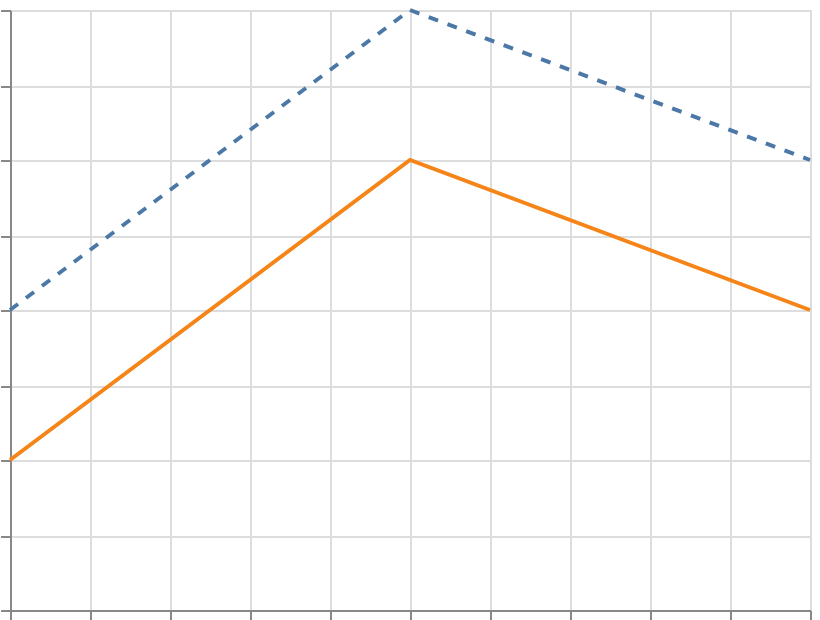

The specification (Vega-Lite) saved for this image:
### Vega-Lite specification from a JSON file in a GitHub repository (floating-point values rounded to 4 significant figures)
{"$schema": "https://vega.github.io/schema/vega-lite/v6.json", "width": 400, "height": 300, "padding": 5, "autosize": "none", "data": {"name": "table", "values": [{"x": 1, "y": 2, "cat": "A", "above": true}, {"x": 2, "y": 4, "cat": "A", "above": true}, {"x": 3, "y": 3, "cat": "A", "above": false}, {"x": 1, "y": 1, "cat": "B", "above": false}, {"x": 2, "y": 3, "cat": "B", "above": true}, {"x": 3, "y": 2, "cat": "B", "above": false}]}, "mark": "line", "encoding": {"x": {"field": "x", "type": "quantitative"}, "y": {"field": "y", "type": "quantitative"}, "color": {"field": "cat", "type": "nominal"}, "strokeDash": {"condition": {"test": "datum.above", "value": [5, 5]}, "value": [0, 0]}}}
